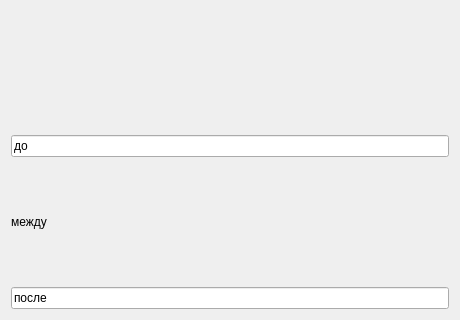
<?xml version="1.0" encoding="UTF-8"?>
<ui version="4.0"><class>Dialog</class><widget class="QDialog" name="Dialog"><property name="geometry"><rect><x>0</x><y>0</y><width>460</width><height>320</height></rect></property><property name="windowTitle"><string>#019 vbox/104_empty_label_row</string></property><layout class="QVBoxLayout" name="verticalLayout"><property name="leftMargin"><number>11</number></property><property name="topMargin"><number>11</number></property><property name="rightMargin"><number>11</number></property><property name="bottomMargin"><number>11</number></property><property name="spacing"><number>6</number></property><item><widget class="QLabel" name="l_empty"><property name="text"><string></string></property></widget></item><item><widget class="QLineEdit" name="e1"><property name="text"><string>до</string></property></widget></item><item><widget class="QLabel" name="l_mid"><property name="text"><string>между</string></property></widget></item><item><widget class="QLineEdit" name="e2"><property name="text"><string>после</string></property></widget></item></layout></widget></ui>
